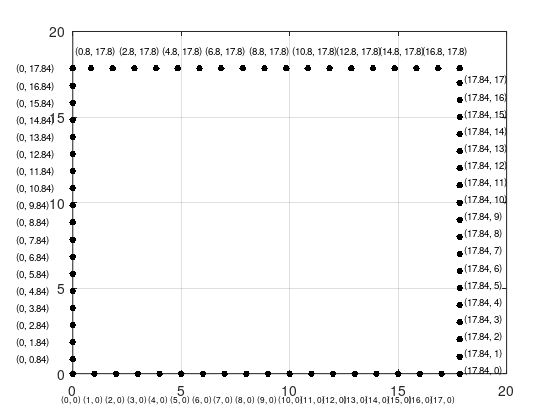

This chart was generated by the following MATLAB code:
% zb: means zuo biao
% ii=1:18
% jj=1:18
% [x,y]=meshgrid(ii,jj)
% figure
% scatter(x(:),y(:),'.')
% for k=1:numel(x)
%       text(x(k),y(k),['(' num2str(x(k)) ',' num2str(y(k)-0.5) ')'])
% end

clear;
%function [] = set_coords(n)
h = figure;
n=72;
%rpc = zeros(2,0);
rpc = [];
x = 17.84;
y = 17.84;
for i = 1 : n
	if i <= 18 			    % k1=18
		rpc = [rpc;i-1,0];
        plot (i-1,0, 'k.', 'MarkerSize', 15)
        hold on;
        textString = sprintf('(%d, %d)', i-1, 0);
        text(i-1-0.5, 0-1.5, textString, 'FontSize', 6);
	elseif i <= 36		    % k2 = 36
		rpc = [rpc;x,i-19]; % x fixed value = 17.84
        plot (x,i-19, 'k.', 'MarkerSize', 15)
        hold on;
        textString = sprintf('(%0.2f, %d)', x, i-19);
        text(x+0.2,i-19+0.2, textString, 'FontSize', 7);
	elseif i <= 54		    % k3 = 64
        
		rpc = [rpc;x-(i-37),y];  % y fixed value = 17.84
        plot (x-(i-37),y,'k.', 'MarkerSize', 15)
        hold on;
        if mod(i,2) == 0
            textString = sprintf('(%.1f, %.1f)', x-(i-37), y);
            text(x-(i-37)-0.7,y+1, textString, 'FontSize', 7);
        end
	else
		rpc = [rpc;0, y-(i-55)]; % total 18*4 = 72 reference points
        plot (0,y-(i-55), 'k.', 'MarkerSize', 15)
        hold on;
        textString = sprintf('(%d, %0.2f)', 0, y-(i-55));
        text(0-2.6,y-(i-55), textString, 'FontSize', 7);
	end
end
grid on;
%set(gcf, 'units','normalized','outerposition',[0 0 30 10]);
set(h,'Units','Inches');
pos = get(h,'Position');
set(h,'PaperPositionMode','Auto','PaperUnits','Inches','PaperSize',[pos(3), pos(4)])
print(h,'filename','-dpdf','-r0')

% for i=15:55
%   for j=2:9
%     plot (i,j, 'b.', 'MarkerSize', 20)
% 	hold on;
%     textString = sprintf('(%d, %d)', i, j);
%     text(i-0.3, j+0.1, textString, 'FontSize', 7);
%   end
% end
% grid on;
% % Enlarge figure to full screen.
% set(gcf, 'units','normalized','outerposition',[0 0 1 1]);
